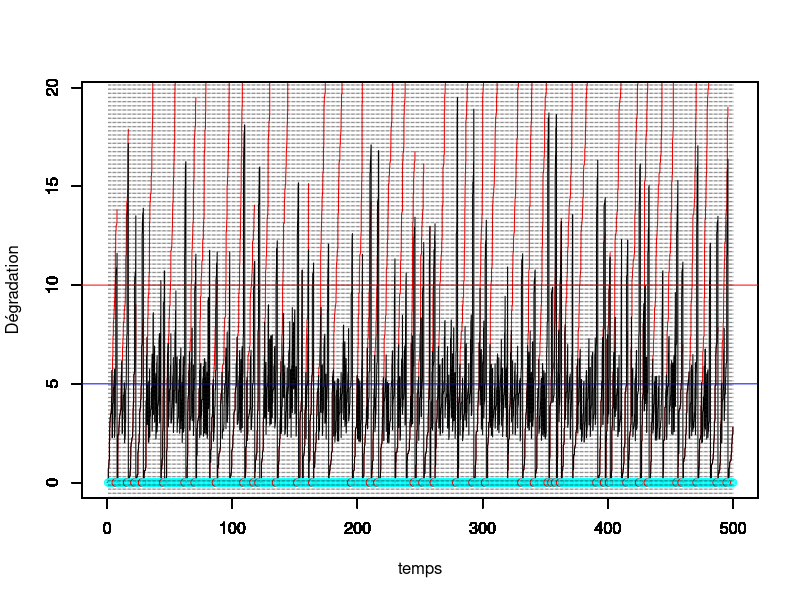
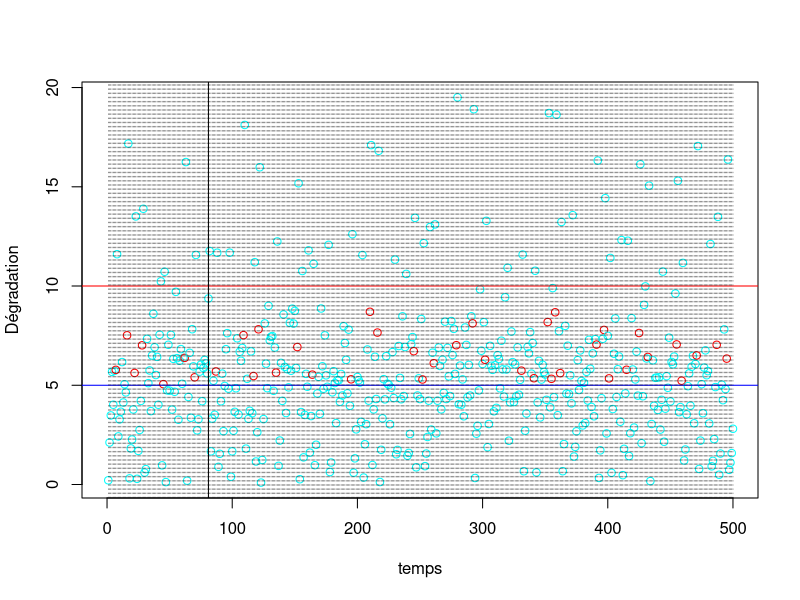
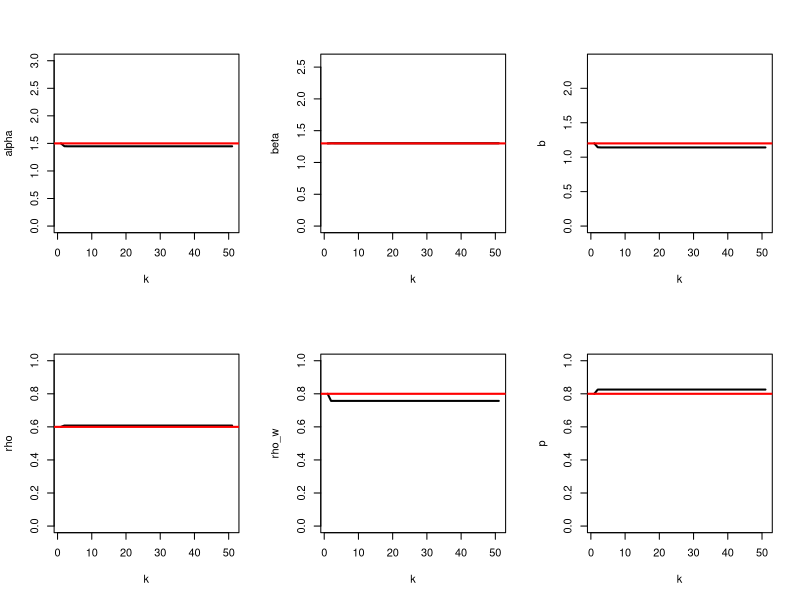

Write R code to recreate these figures, in order.
#### Programme de simulation lorsqu'on observe uniquement la dégradation juste avant l'inspection
#### avec deux effets de la maintenance :
#### ARD inf avec rho in [0,1] avec proba p
#### ARD inf avec rho' pour les réparations néfastes avec proba 1-p



rm(list=ls())
library(ggplot2)
library(tidyverse)

tau <- 1 # intervalle inter-inspection
rho <- 0.6 # parametre ARDinf pour les maintenances efficaces avec proba p
rho_w <- 0.8 # parametre ARDinf pour les maintenances néfastes avec proba 1-p
p <- 0.8 # proba que la maintenance préventive soit efficace


L <- 5 # seuil pour MP
M <- 10 # seuil pout MC
tps.final <- 500 # fenêtre d'observation du processus

id.newcycle <- FALSE # Initialisation du nb de cycle de renouvellement

#set.seed(123)
# Simulation d'un processus gamma jusqu'au temps final
pas = 0.01 # pas de temps pour simuler le processus

alpha = 1.5 # paramètre de forme de Gamma a = alpha (t)^beta
beta = 1.3 # paramètre de forme  de Gamma
b=1.2   # paramètre d'échelle du Gamma
temps = seq(from = 0,to = tps.final,by = pas)
temps2 <- temps

theta <-c(alpha,beta,b,rho,rho_w,p)


n=length(temps)

nb.inspections<- floor(tps.final/tau) # nombre d'inspections max pendant la fenêtre d'observation.

temps.insp<-temps[tau/pas*(1:nb.inspections)+1] # temps des inspections (t_i dans le papier) sans tenir compte des renouvellements


obs<-numeric(nb.inspections) # données observées (pendant les inspections, à t_j^-)
vect.b<-rep(1,nb.inspections) # données non observées =1 si PM efficace, 0 si worse
Delta.P <-rep(0,nb.inspections) # Données observées = 1 si renouvellement

j<-1 # indicateur prochaine inspection
j.newcycle <- 0 # identifier le j où nouveau cycle
nb.cycles <- 1 # compteur de cycles

x=matrix(nrow=nb.inspections,ncol = n) # processus Gamma simulé, nb.lignes = nb.cycles
x[nb.cycles,1] = 0     # initialisation du processus Gamma = 0 à t=0
for(i in 2:n){
  x[nb.cycles,i] = x[nb.cycles,i-1] + rgamma(1,rate = b, shape = alpha*(temps2[i]^beta-temps2[i-1]^beta))
}
y=numeric(n) # processus Gamma maintenu
y.tilde=numeric(n) # processus Gamma maintenu
y[1]<-0
y.tilde[1]<-0

while (j<=nb.inspections) {
  # boucle sur un cycle de renouvellement
  if (id.newcycle){
    # on resimule un x depuis 0
    x[nb.cycles,1:((j-1)*tau/pas+1)] = 0     # initialisation du processus Gamma = 0 à t=0
    for(i in ((j-1)*tau/pas+2):n){
      x[nb.cycles,i] = x[nb.cycles,i-1] + rgamma(1,rate = b, shape = alpha*(temps[i-(j-1)*tau/pas+1]^beta-temps[i-(j-1)*tau/pas]^beta))
    }
    id.newcycle <- FALSE
  }
 # Changement 21/07 : remise du temps à 0 
#  y.tilde[((j-1)*tau/pas+2):(j*(tau/pas)+1)]<-y[((j-1)*tau/pas+2):(j*(tau/pas)+1)]<-y[(j-1)*tau/pas+1]+ x[nb.cycles,((j-j.newcycle-1)*tau/pas+2):((j-j.newcycle)*(tau/pas)+1)]- x[nb.cycles,(j-j.newcycle-1)*tau/pas+1]
 
   y.tilde[((j-1)*tau/pas+2):(j*(tau/pas)+1)]<-y[((j-1)*tau/pas+2):(j*(tau/pas)+1)]<-y[(j-1)*tau/pas+1]+ x[nb.cycles,((j-1)*tau/pas+2):((j)*(tau/pas)+1)]- x[nb.cycles,(j-1)*tau/pas+1]
  
  obs[j]<-y[j*tau/pas+1] # état dégradation à l'inspection (t_j^-)
  
  if (obs[j] < L) {
    print("no action")
  } else {
    if (obs[j]<M) {
      u<-runif(1)
      if (u>p){
        vect.b[j]<-0
      }
      ifelse(u<=p,y[j*tau/pas+1]<-(1-rho)*y[j*tau/pas+1],y[j*tau/pas+1]<-(1+rho_w)*y[j*tau/pas+1])
       # on écrase (ARD infini)
    } else {
      y[j*tau/pas+1]<-0
      id.newcycle <- TRUE
      j.newcycle <- j
      if(j<nb.inspections){
          Delta.P[j]<-1
          nb.cycles <- nb.cycles+1
        } # 19/09/22 : Peu importe si la dernière inspection est une CM
      
 #     temps2[(j*tau/pas+1):n] <- temps[(j*tau/pas+1):n]-temps[j*tau/pas+1]
    }
  }
  j<-j+1
}

vect.u <- (obs<M)*(obs>L) # indicatrice u_i


#df <- data.frame(temps,x,y)
#mygraph <- ggplot(df,aes(x = temps)) +  
#  geom_line(aes(y = y), color = "darkred") +
#  geom_line(aes(y = x), color="steelblue", linetype="twodash") +
#  geom_abline(slope = 0,intercept = L,color="blue") +
#  geom_abline(slope = 0,intercept = M,color="red")


temps.cycle<-c(0,tau*which(obs>M),tps.final)
indice.temps.cycle <- c(1,tau/pas*(which(obs>M))+1,length(temps))


# Calcul du vecteur s (cf. papier)
s<-temps[1:indice.temps.cycle[2]]
for(k in 2:nb.cycles){
  s.aux <- temps[(indice.temps.cycle[k]+1):indice.temps.cycle[k+1]]-temps[indice.temps.cycle[k]]
  s<-c(s,s.aux)
}

temps.insp.2<-c(0,s[tau/pas*(1:nb.inspections)+1]) # Ajout du 20/09/2022 : A mettre dans la LogL

dif.tps <- diff(temps.insp.2^beta)
dif.tps[dif.tps<0]<-1  # vecteur de longueur n prenant en compte les renouvellements (23/09/2022)


for (k in 1:nb.cycles){
  plot(temps[indice.temps.cycle[k]:indice.temps.cycle[k+1]],x[k,indice.temps.cycle[k]:indice.temps.cycle[k+1]],col="red",type="l",ylim = c(0,max(y.tilde)),xlim = c(0,tps.final),xlab="",ylab="")
  par(new=T)
}

plot(temps,y.tilde,type="l",ylim=c(0,max(y.tilde)),xlim = c(0,tps.final),ylab="",xlab="")


par(new=T)
vect.b.fact <- factor(vect.b)
mescouleurs <- rainbow(length(levels(vect.b.fact)))
plot(tau*(1:nb.inspections),numeric(length = nb.inspections),ylim=c(0,max(y.tilde)),type="p",xlim = c(0,tps.final),xlab = "temps",ylab="Dégradation",col=mescouleurs[vect.b.fact])
abline(h=L,col="blue")
abline(h=M,col="red")
abline(v=tau*(1:nb.inspections), lty =3, col = grey(0.1), lwd = 0.45)

vect.b.fact <- factor(vect.b)
mescouleurs <- rainbow(length(levels(vect.b.fact)))
plot(1:nb.inspections,obs,type="p",xlim = c(0,tps.final),xlab = "temps",ylab="Dégradation",col=mescouleurs[vect.b.fact])
abline(h=L,col="blue")
abline(h=M,col="red")
abline(v=tau*(1:nb.inspections), lty =3, col = grey(0.1), lwd = 0.45)
abline(v=81)




#abline(v = tau*(1:nb.inspection))

#####################################
############## Algo EM ##############
#####################################

# initialisation des paramètres
K<- 50

hat.theta<-matrix(nrow=K+1,ncol=6)
#hat.theta[1,] <- c(1.2,1.1,1.5,0.2,0.2,0.5) # (alpha,beta,b,rho,rho^\prime,p)
hat.theta[1,] <- theta

# On ne définit les p.tildes[i] que lorsque u_{i-1}=1 
ind.u<-which(vect.u[1:(nb.inspections-1)]==1)

# Indice intervenant dans les sommes (i.e tel que u_{i-1}=1)
ind.i.u<-rep(0,nb.inspections)
ind.i.u[ind.u+1] <- 1

# indice i lorsque Delta_{i-1}=1 et i différent de nb.inspections
ind.Delta<-which(Delta.P[1:(nb.inspections-1)]==1)

ind.i.Delta<-c(1,rep(0,nb.inspections-1))
ind.i.Delta[ind.Delta+1] <- 1   # Pb si la dernière inspection est > M (15/09/22)




#Définition des y_{t_{i-1}}
obs.pre<-c(0,obs[1:(nb.inspections-1)])*(1-ind.i.Delta)

temps.insp.pre <- c(0,temps.insp[1:(nb.inspections-1)])


# Nouveaux temps d'inspection prennant en compte les renouvellements


tps.insp.wR<-c(tau,rep(0,nb.inspections-1))
tps.insp.pre.wR<-rep(0,nb.inspections)
                            
for(i in 2:nb.inspections){
  if(ind.i.Delta[i]==1){
    tps.insp.wR[i]<-tau
    tps.insp.pre.wR[i]<-0
  } else {
    tps.insp.wR[i]<-tps.insp.wR[i-1]+tau
    tps.insp.pre.wR[i]<-tps.insp.pre.wR[i-1]+tau
  }
}

data <- data.frame(temps.insp,temps.insp.pre,obs,obs.pre,vect.u,vect.b,ind.i.u,Delta.P,ind.i.Delta,tps.insp.wR,tps.insp.pre.wR)



data1 <- filter(data,ind.i.u==1) # On ne garde que les y_i tq u_{i-1}=1
data0 <- filter(data,ind.i.u==0)



delta <- hat.theta[1,1]*(tps.insp.wR^hat.theta[1,2]-tps.insp.pre.wR^hat.theta[1,2])

  
#p.tilde <- (hat.theta[1,6]*dgamma(obs-(1-c(0,Delta.P[1:(nb.inspections-1)]))*(1-hat.theta[1,4])^(c(0,vect.u[1:(nb.inspections-1)]))*c(0,obs[1:(nb.inspections-1)]),delta,rate=hat.theta[1,3]))/(hat.theta[1,6]*dgamma(obs-(1-c(0,Delta.P[1:(nb.inspections-1)]))*(1-hat.theta[1,4])^(c(0,vect.u[1:(nb.inspections-1)]))*c(0,obs[1:(nb.inspections-1)]),delta,rate=hat.theta[1,3])+(1-hat.theta[1,6])*dgamma(obs-(1-c(0,Delta.P[(nb.inspections-1)]))*(1+hat.theta[1,5])^(c(0,vect.u[1:(nb.inspections-1)]))*c(0,obs[1:(nb.inspections-1)]),delta,rate=hat.theta[1,3]))

# p.tilde uniquement défini lorsque u_{i-1}=1

#p.tilde <- ifelse(data1$obs/data1$obs.pre<=1,1,(hat.theta[1,6]*dgamma(data$obs[ind.i.u==1]-(1-hat.theta[1,4])*data$obs.pre[ind.i.u==1],delta[ind.i.u==1],rate=hat.theta[1,3]))/(hat.theta[1,6]*dgamma(data$obs[ind.i.u==1]-(1-hat.theta[1,4])*data$obs.pre[ind.i.u==1],delta[ind.i.u==1],rate=hat.theta[1,3])+(1-hat.theta[1,6])*dgamma(data$obs[ind.i.u==1]-(1+hat.theta[1,5])*data$obs.pre[ind.i.u==1],delta[ind.i.u==1],rate=hat.theta[1,3])))
p.tilde <- ifelse(data1$obs/data1$obs.pre<=1,1,(hat.theta[1,6]*dgamma(data1$obs-(1-hat.theta[1,4])*data1$obs.pre,delta[ind.i.u==1],rate=hat.theta[1,3]))/(hat.theta[1,6]*dgamma(data$obs[ind.i.u==1]-(1-hat.theta[1,4])*data$obs.pre[ind.i.u==1],delta[ind.i.u==1],rate=hat.theta[1,3])+(1-hat.theta[1,6])*dgamma(data$obs[ind.i.u==1]-(1+hat.theta[1,5])*data$obs.pre[ind.i.u==1],delta[ind.i.u==1],rate=hat.theta[1,3])))



data.temp<-data.frame(data1,p.tilde)
data1.rhow<-filter(data.temp,p.tilde<1)

# Définition de la borne inf pour rho
lower.rho <- max(1-data1$obs/data1$obs.pre)

# Définition de la borne sup pour rhow en enlevant les cas où p.tilde = 1
upper.rhow <- min(data1.rhow$obs/data1.rhow$obs.pre-1)




#data1.rho<-filter(data1,comp.p.tilde>0)

# forcer les p.tilde = 1 lorsque y_i/y_{i-1}<1 !

# p.tilde[which(data1$obs/data1$obs.pre<=1)] <- 1

for (k in 2:(K+1)){
  hat.theta[k,6]<-mean(p.tilde) # mise à jour de p
  # Calcul des delta_i
#  num.b<-sum(hat.theta[k-1,1]*(temps.insp^hat.theta[k-1,2]-(c(0,temps.insp[1:(nb.inspections-1)]))^hat.theta[k-1,2]))
 
  # Mise à jour du 23/09/2022
  # theta <-c(alpha,beta,b,rho,rho_w,p)
  
  esp.logL <- function(x){
    # x[1] : alpha
    # x[2] : beta
    # x[3] : b
    # x[4] : rho
    # x[5] : rho_w
    part.0 <- sum(log(dgamma(data0$obs-data0$obs.pre,shape =x[1]*(data0$tps.insp.wR^x[2]-data0$tps.insp.pre.wR^x[2]),rate = x[3])))
    part.1 <- sum(p.tilde*log(dgamma(x = data1$obs-(1-x[4])*data1$obs.pre,shape=x[1]*(data1$tps.insp.wR^x[2]-data1$tps.insp.pre.wR^x[2]),rate=x[3])))
    part.1.w <- sum((1-p.tilde)*log(dgamma(x = data1.rhow$obs-(1+x[5])*data1.rhow$obs.pre,shape=x[1]*(data1.rhow$tps.insp.wR^x[2]-data1.rhow$tps.insp.pre.wR^x[2]),rate=x[3])))
    return(part.0+part.1+part.1.w)
  }
    par <- c(hat.theta[k-1,1:5])
    hat.theta[k,1:5] <- optim(par,esp.logL,control = list(fnscale=-1))$par
#   num.b<-sum(hat.theta[k-1,1]*dif.tps)
  
#  det.b.1 <- sum(data$obs[ind.i.u==0]-data$obs.pre[ind.i.u==0])
#  det.b.2 <- sum(p.tilde*(data$obs[ind.i.u==1]-(1-hat.theta[k-1,4])*data$obs.pre[ind.i.u==1])+(1-p.tilde)*(data$obs[ind.i.u==1]-(1+hat.theta[k-1,5])*data$obs.pre[ind.i.u==1]))
 
#  det.b<-det.b.1+det.b.2  
#  hat.theta[k,3]<-num.b/det.b # mise à jour de b
  
  # Pour la mise à jour de rho et rho_w, on utilise optim car uniroot ne marche pas... 
  # En effet, plusieurs valeurs annulent la dérivée...
  
  f.rho <- Vectorize(function(x){
    y.rho <- data$obs[ind.i.u==1] - (1-x)*data$obs.pre[ind.i.u==1]
     
    logy.rho<-ifelse(y.rho<=0,-1e8,log(y.rho))
    
    return(-hat.theta[k,3]*sum(p.tilde*y.rho)+sum(p.tilde*(delta[ind.i.u==1]-1)*logy.rho))
  })
#  hat.theta[k,4]<-optimize(f.rho,c(lower.rho,1),maximum = T)$maximum
  
  f.rhow <- Vectorize(function(x){
    
    # UNE COUILLE ICI 
    # cond <- (p.tilde < 1) & (ind.i.u == 1)
    delta.rhow <- hat.theta[k-1,1]*(data1.rhow$temps.insp^hat.theta[k-1,2]-data1.rhow$temps.insp.pre^hat.theta[k-1,2])
    # 
    y.rhow <-data1.rhow$obs - (1+x)*data1.rhow$obs.pre
    # logy.rhow<-ifelse(y.rhow<=0,-Inf,log(y.rhow))
    logy.rhow<-ifelse(y.rhow<=0,-1e8,log(y.rhow))
    return(-hat.theta[k,3]*sum((1-data1.rhow$p.tilde)*y.rhow)+sum((1-data1.rhow$p.tilde)*(delta.rhow-1)*logy.rhow))
  })
  
  
#  hat.theta[k,5]<-optimize(f.rhow,c(0,upper.rhow),maximum = T)$maximum
  
  # Mise à jour de alpha et beta
  
#  y.u.0 <- data$obs[ind.i.u==0]-(1-Delta.P[ind.i.u==0])*data$obs.pre[ind.i.u==0]
#  y.rho  <- data$obs[ind.i.u==1]-(1-hat.theta[k,4])*data$obs.pre[ind.i.u==1]
#  y.rhow <- data$obs[ind.i.u==1]-(1+hat.theta[k,5])*data$obs.pre[ind.i.u==1]
#  logy.u.O <- ifelse(y.u.0<=0,-1e8,log(y.u.0))
#  logy.rho<-ifelse(y.rho<=0,-1e8,log(y.rho))
#  logy.rhow<-ifelse(y.rhow<=0,-1e8,log(y.rhow))
  
  
 # f.ab <- function(x){
#    delta.u.0 <- x[1]*(data$temps.insp[ind.i.u==0]^x[2]-data$temps.insp.pre[ind.i.u==0]^x[2])
#    delta.u.1 <- x[1]*(data$temps.insp[ind.i.u==1]^x[2]-data$temps.insp.pre[ind.i.u==1]^x[2])
#    delta.n   <- x[1]*(data$temps.insp^x[2]-data$temps.insp.pre^x[2]) # tous les delta_i
#  
#    return(sum(delta.n)*log(hat.theta[k,3])-sum(log(gamma(delta.n)))+sum((delta.u.0-1)*logy.u.O)+sum(p.tilde*(delta.u.1-1)*logy.rho+(1-p.tilde)*(delta.u.1-1)*ifelse(p.tilde==1,0,logy.rhow)))
#  }
#  hat.theta[k,1:2]<-optim(hat.theta[k-1,1:2],f.ab,control=list(fnscale=-1))$par
  
  
  
  # Mise à jour des delta.i
  #delta <- hat.theta[k,1]*(data$temps.insp^hat.theta[k,2]-data$temps.insp.pre^hat.theta[k,2])
  delta <- hat.theta[k,1]*(tps.insp.wR^hat.theta[k,2]-tps.insp.pre.wR^hat.theta[k,2])

  #dif.tps <- diff(temps.insp.2^hat.theta[k,2])
  #dif.tps[dif.tps<0]<-0
  
  #delta <- hat.theta[k,1]*dif.tps
  
  
  # Mise à jour des p.tilde
  #p.tilde <- ifelse(data1$obs/data1$obs.pre<=1,1,(hat.theta[k,6]*dgamma(data$obs[ind.i.u==1]-(1-hat.theta[k,4])*data$obs.pre[ind.i.u==1],delta[ind.i.u==1],rate=hat.theta[k,3]))/(hat.theta[k,6]*dgamma(data$obs[ind.i.u==1]-(1-hat.theta[k,4])*data$obs.pre[ind.i.u==1],delta[ind.i.u==1],rate=hat.theta[k,3])+(1-hat.theta[k,6])*dgamma(data$obs[ind.i.u==1]-(1+hat.theta[k,5])*data$obs.pre[ind.i.u==1],delta[ind.i.u==1],rate=hat.theta[k,3])))
  p.tilde <- ifelse(data1$obs/data1$obs.pre<=1,1,(hat.theta[k,6]*dgamma(data1$obs-(1-hat.theta[k,4])*data1$obs.pre,delta[ind.i.u==1],rate=hat.theta[k,3]))/(hat.theta[k,6]*dgamma(data$obs[ind.i.u==1]-(1-hat.theta[k,4])*data$obs.pre[ind.i.u==1],delta[ind.i.u==1],rate=hat.theta[k,3])+(1-hat.theta[k,6])*dgamma(data$obs[ind.i.u==1]-(1+hat.theta[k,5])*data$obs.pre[ind.i.u==1],delta[ind.i.u==1],rate=hat.theta[k,3])))
  
  
  data.temp <- data.frame(data1,p.tilde)
  data1.rhow <- filter(data.temp,p.tilde<1)
  upper.rhow <- min(data1.rhow$obs/data1.rhow$obs.pre-1)
  
  
  print(paste("la valeur de alpha à l'étape ",k," est : ",hat.theta[k,1]))
  print(paste("la valeur de beta à l'étape ",k," est : ",hat.theta[k,2]))
  print(paste("la valeur de b à l'étape ",k," est : ",hat.theta[k,3]))
  print(paste("la valeur de rho à l'étape ",k," est : ",hat.theta[k,4]))
  print(paste("la valeur de rho_w à l'étape ",k," est : ",hat.theta[k,5]))
  print(paste("la valeur de p à l'étape ",k," est : ",hat.theta[k,6]))
  print("==============================================================")
}

# Identifier les p.tildes <1
ind.poor.maintenance <- which(data1$vect.b==0)

# Maintenance où yappartient à [L,M]
cbind(temps.insp[ind.u],vect.b[ind.u],1-p.tilde)

# PLOT 
par(mfrow = c(2, 3))
plot(hat.theta[, 1], type = "l", lwd = 2, ylim = c(0,2*alpha),xlab="k",ylab="alpha")
abline(h = alpha, col = "red", lwd = 2)^
plot(hat.theta[, 2], type = "l", lwd = 2, ylim = c(0,2*beta),xlab="k",ylab="beta")
abline(h = beta, col = "red", lwd = 2)
plot(hat.theta[, 3], type = "l", lwd = 2, ylim = c(0,2*b),xlab="k",ylab="b")
abline(h = b, col = "red", lwd = 2)
plot(hat.theta[, 4], type = "l", lwd = 2, ylim = c(0,1),xlab="k",ylab="rho")
abline(h = rho, col = "red", lwd = 2)
plot(hat.theta[, 5], type = "l", lwd = 2, ylim = c(0,1),xlab="k",ylab="rho_w")
abline(h = rho_w, col = "red", lwd = 2)
plot(hat.theta[, 6], type = "l", lwd = 2, ylim = c(0,1),xlab="k",ylab="p")
abline(h = p, col = "red", lwd = 2)
